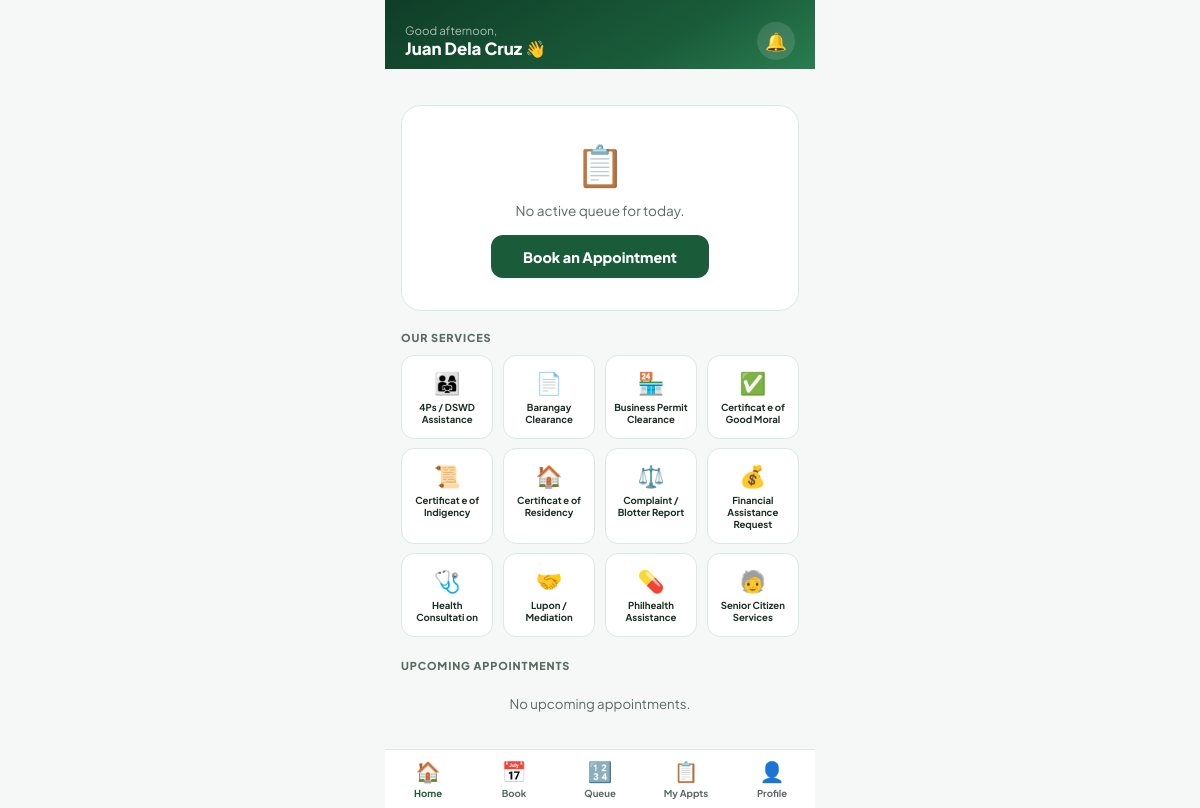
Screenshot of /mobile/home.php (signed in) with the database file from the repository.
### tables this page shows
CREATE TABLE IF NOT EXISTS residents (
    resident_id  INT AUTO_INCREMENT PRIMARY KEY,
    first_name   VARCHAR(60)  NOT NULL,
    last_name    VARCHAR(60)  NOT NULL,
    middle_name  VARCHAR(60),
    email        VARCHAR(120) UNIQUE NOT NULL,
    password     VARCHAR(255) NOT NULL,
    phone        VARCHAR(20),
    address      TEXT,
    birthdate    DATE,
    gender       ENUM('Male','Female','Other'),
    civil_status ENUM('Single','Married','Widowed','Separated') DEFAULT 'Single',
    occupation   VARCHAR(100),
    purok        VARCHAR(60),
    is_verified  TINYINT(1) DEFAULT 1,
    created_at   TIMESTAMP DEFAULT CURRENT_TIMESTAMP,
    updated_at   TIMESTAMP DEFAULT CURRENT_TIMESTAMP ON UPDATE CURRENT_TIMESTAMP
);

CREATE TABLE IF NOT EXISTS services (
    service_id   INT AUTO_INCREMENT PRIMARY KEY,
    service_name VARCHAR(150) NOT NULL,
    category     ENUM('document','health','social','financial','legal','other') DEFAULT 'other',
    description  TEXT,
    requirements TEXT,
    fee          DECIMAL(8,2) DEFAULT 0.00,
    duration_min INT DEFAULT 20,
    is_active    TINYINT(1) DEFAULT 1
);

### mobile/home.php (the view, shortened to what this page needs)
<?php
$db  = getDB();
$rid = $_SESSION['resident_id'];
$r   = $db->prepare("SELECT * FROM residents WHERE resident_id=?");
$r->bind_param('i',$rid); $r->execute();
$res = $r->get_result()->fetch_assoc();
$qr = $db->prepare("
    SELECT q.queue_number, q.status, s.service_name,
        (SELECT COUNT(*) FROM queue WHERE queue_date=CURDATE() AND status='waiting' AND queue_number<q.queue_number) ahead,
        (SELECT queue_number FROM queue WHERE queue_date=CURDATE() AND status='serving' LIMIT 1) now_serving
    FROM queue q JOIN appointments a ON q.appt_id=a.appt_id
    LEFT JOIN services s ON q.service_id=s.service_id
    WHERE a.resident_id=? AND q.queue_date=CURDATE() AND q.status IN ('waiting','serving')
    LIMIT 1
");
$qr->bind_param('i',$rid); $qr->execute();
$myq = $qr->get_result()->fetch_assoc();
$ur = $db->prepare("
    SELECT a.appt_id,a.appointment_date,a.appointment_time,a.status,a.queue_number,s.service_name
    FROM appointments a LEFT JOIN services s ON a.service_id=s.service_id
    WHERE a.resident_id=? AND a.appointment_date>=CURDATE() AND a.status NOT IN ('done','cancelled')
    ORDER BY a.appointment_date,a.appointment_time LIMIT 4
");
$ur->bind_param('i',$rid); $ur->execute();
$upcom = $ur->get_result();
$svcs = $db->query("SELECT * FROM services WHERE is_active=1 ORDER BY service_name");
$nr = $db->prepare("SELECT COUNT(*) c FROM notifications WHERE resident_id=? AND is_read=0");
$nr->bind_param('i',$rid); $nr->execute();
$unread = $nr->get_result()->fetch_row()[0];
$icons=['Barangay Clearance'=>'📄','Certificate of Indigency'=>'📜','Certificate of Residency'=>'🏠','Business Permit Clearance'=>'🏪','Certificate of Good Moral'=>'✅','Health Consultation'=>'🩺','Philhealth Assistance'=>'💊','4Ps / DSWD Assistance'=>'👨‍👩‍👧','Senior Citizen Services'=>'🧓','Complaint / Blotter Report'=>'⚖️','Lupon / Mediation'=>'🤝','Financial Assistance Request'=>'💰'];
?>
<!DOCTYPE html>
<html lang="en">
<head>
</head>
<body>
<div class="app-header">
  <div class="hdr-row">
    <div class="hdr-greet">
      <?php $hour=(int)date('H'); $greet=$hour<12?'Good morning':($hour<17?'Good afternoon':'Good evening'); ?>
      <p><?= $greet ?>,</p>
      <h2><?=htmlspecialchars($res['first_name']).' '.htmlspecialchars($res['last_name'])?> 👋</h2>
    </div>
    <a href="notifications.php" class="notif-btn">🔔<?php if($unread):?><div class="notif-dot"></div><?php endif;?></a>
  </div>
</div>
<div class="curve"></div>
<div class="pad">
  <?php if($myq): ?>
  <div class="queue-card live" style="margin-top:1rem">
    <div class="q-badge <?=$myq['status']==='serving'?'qb-srv':'qb-wait'?>">
      <?=$myq['status']==='serving'?'🟢 Now Being Served':'⏳ In Queue'?>
    </div>
    <div class="q-big"><?=str_pad($myq['queue_number'],3,'0',STR_PAD_LEFT)?></div>
    <div class="q-lbl"><?=htmlspecialchars($myq['service_name']??'Your Queue Number')?></div>
    <div class="q-stats">
      <div class="q-stat"><div class="v"><?=$myq['ahead']??0?></div><div class="l">Ahead</div></div>
      <div class="q-stat"><div class="v"><?=$myq['now_serving']?str_pad($myq['now_serving'],3,'0',STR_PAD_LEFT):'—'?></div><div class="l">Serving</div></div>
      <div class="q-stat"><div class="v"><?=max(0,($myq['ahead']??0)*15)?>m</div><div class="l">Est. wait</div></div>
    </div>
  </div>
  <?php else: ?>
  <div class="queue-card" style="margin-top:1rem;padding:2rem">
    <div style="font-size:2.5rem;margin-bottom:.75rem">📋</div>
    <p style="color:var(--gray);font-size:.85rem;margin-bottom:1rem">No active queue for today.</p>
    <a class="btn-book-lg" href="book.php">Book an Appointment</a>
  </div>
  <?php endif; ?>
  <div class="section-lbl" style="margin-top:1.25rem">Our Services</div>
  <div class="svc-grid">
    <?php while($sv=$svcs->fetch_assoc()):
      $ic=$icons[$sv['service_name']]??'⚕️';
    ?>
    <a href="book.php?service_id=<?=$sv['service_id']?>" class="svc-item">
      <div class="svc-ic"><?=$ic?></div>
      <div class="svc-nm"><?=htmlspecialchars(wordwrap($sv['service_name'],10,"\n",true))?></div>
    </a>
    <?php endwhile;?>
  </div>
  <div class="section-lbl">Upcoming Appointments</div>
  <?php $cnt=0; while($ap=$upcom->fetch_assoc()): $cnt++;
    $stmap=['pending'=>'as-p','confirmed'=>'as-c','in_queue'=>'as-q','serving'=>'as-c'];
  ?>
  <div class="appt-card">
    <div class="appt-date">
      <div class="d"><?=date('d',strtotime($ap['appointment_date']))?></div>
      <div class="m"><?=date('M',strtotime($ap['appointment_date']))?></div>
    </div>
    <div>
      <div class="appt-svc"><?=htmlspecialchars($ap['service_name']??'General')?></div>
      <div class="appt-tm">🕐 <?=date('h:i A',strtotime($ap['appointment_time']))?></div>
    </div>
    <div class="appt-st <?=$stmap[$ap['status']]??'as-p'?>"><?=ucfirst(str_replace('_',' ',$ap['status']))?></div>
  </div>
  <?php endwhile;?>
  <?php if($cnt===0):?><p style="color:var(--gray);font-size:.83rem;text-align:center;padding:.75rem 0">No upcoming appointments.</p><?php endif;?>
</div>
<nav class="bnav">
  <a href="home.php"         class="ni on"><span class="ic">🏠</span>Home</a>
  <a href="book.php"         class="ni"><span class="ic">📅</span>Book</a>
  <a href="queue_status.php" class="ni"><span class="ic">🔢</span>Queue</a>
  <a href="appointments.php" class="ni"><span class="ic">📋</span>My Appts</a>
  <a href="profile.php"      class="ni"><span class="ic">👤</span>Profile</a>
</nav>
</body>
</html>

### mobile/home.php (style rules this page uses)
*,*::before,*::after { box-sizing:border-box;margin:0;padding:0 }
:root { --green:#1a5c3a;--green2:#0f3d27;--green-mid:#2a7d50;--green-light:#e6f4ec;--gold:#c9933a;--bg:#f5f8f6;--white:#fff;--text:#1a2e23;--gray:#5a6a62;--border:#dce8e2;--amber:#d97706;--amber-bg:#fef3c7; }
body { font-family:'Plus Jakarta Sans',sans-serif;background:var(--bg);color:var(--text);max-width:430px;margin:0 auto;min-height:100vh;padding-bottom:84px; }
.app-header { background:linear-gradient(150deg,var(--green2) 0%,var(--green) 65%,var(--green-mid) 100%);padding:1.35rem 1.25rem .6rem;position:sticky;top:0;z-index:50; }
.hdr-row { display:flex;align-items:center;justify-content:space-between; }
.hdr-greet p { font-size:.72rem;color:rgba(255,255,255,.65); }
.hdr-greet h2 { font-size:1.05rem;font-weight:800;color:#fff; }
.notif-btn { position:relative;width:38px;height:38px;border-radius:50%;background:rgba(255,255,255,.12);display:flex;align-items:center;justify-content:center;text-decoration:none;font-size:1.1rem; }
.curve { height:22px;background:var(--bg);border-radius:22px 22px 0 0;margin-top:-2px; }
.pad { padding:0 1rem; }
.section-lbl { font-size:.68rem;font-weight:800;text-transform:uppercase;letter-spacing:.08em;color:var(--gray);margin-bottom:.7rem; }
.queue-card { background:var(--white);border-radius:20px;padding:1.5rem;border:1px solid var(--border);margin-bottom:1.25rem;text-align:center; }
.btn-book-lg { display:inline-block;padding:.78rem 2rem;background:var(--green);color:#fff;border-radius:12px;font-weight:800;font-size:.9rem;text-decoration:none;transition:background .2s; }
.svc-grid { display:grid;grid-template-columns:repeat(4,1fr);gap:.6rem;margin-bottom:1.4rem; }
.svc-item { background:var(--white);border-radius:13px;padding:.8rem .4rem;text-align:center;border:1px solid var(--border);cursor:pointer;text-decoration:none;display:block;transition:border-color .2s,transform .15s; }
.svc-ic { font-size:1.35rem;margin-bottom:.3rem; }
.svc-nm { font-size:.6rem;font-weight:700;color:var(--text);line-height:1.25; }
.bnav { position:fixed;bottom:0;left:50%;transform:translateX(-50%);width:100%;max-width:430px;background:var(--white);border-top:1px solid var(--border);display:flex;padding:.55rem 0 calc(.55rem + env(safe-area-inset-bottom)); }
.ni { flex:1;display:flex;flex-direction:column;align-items:center;gap:.18rem;font-size:.6rem;font-weight:700;color:var(--gray);text-decoration:none; }
.ni.on { color:var(--green); }
.ni .ic { font-size:1.25rem; }

### rows the page displays
residents: first_name "Juan", last_name "Dela Cruz"
services: service_name "👨‍👩‍👧", service_name "4Ps / DSWD Assistance"
services: service_name "📄", service_name "Barangay Clearance"
services: service_name "🏪", service_name "Business Permit Clearance"
services: service_name "✅", service_name "Certificat e of Good Moral"
services: service_name "📜", service_name "Certificat e of Indigency"
services: service_name "🏠", service_name "Certificat e of Residency"
services: service_name "⚖️", service_name "Complaint / Blotter Report"
services: service_name "💰", service_name "Financial Assistance Request"
services: service_name "🩺", service_name "Health Consultati on"
services: service_name "🤝", service_name "Lupon / Mediation"
services: service_name "💊", service_name "Philhealth Assistance"
services: service_name "🧓", service_name "Senior Citizen Services"
